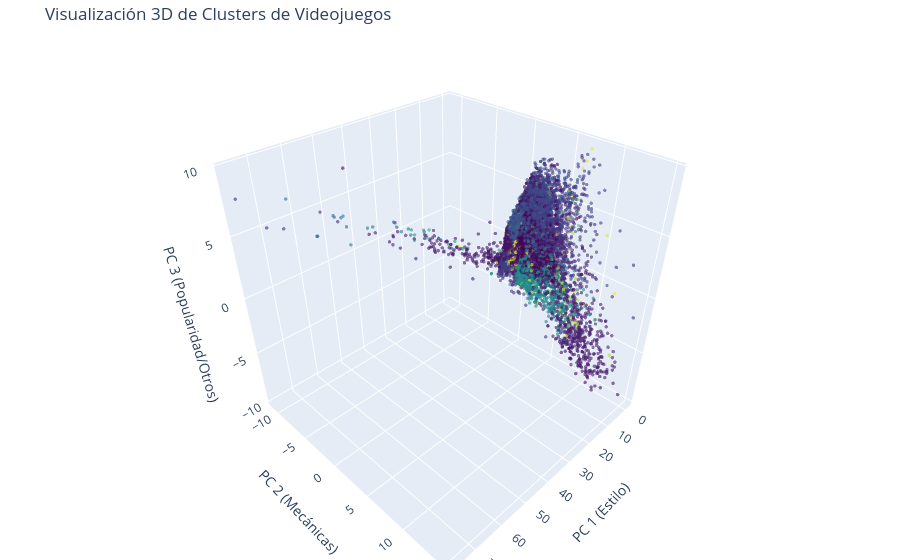

The notebook cell saved with this chart:
### Code cell
# 1. Primero, eliminamos duplicados en el índice para evitar el error
# Esto mantiene solo la primera aparición de cada juego
SteamDataFinal = SteamDataFinal[~SteamDataFinal.index.duplicated(keep='first')]

# 2. Ahora sí, ejecutamos el PCA 3D
pca_3d = PCA(n_components=3)
data_3d = pca_3d.fit_transform(data_scaled) # Asegúrate que data_scaled tenga el mismo número de filas que SteamDataFinal ahora

# 3. Creamos el DataFrame de visualización
df_visualizacion = pd.DataFrame(data=data_3d, columns=['PC1', 'PC2', 'PC3'])

# OJO AQUÍ: Como reseteamos SteamDataFinal, lo mejor es usar .values 
# para que no intente comparar los índices de nuevo
df_visualizacion['Juego'] = SteamDataFinal.index
df_visualizacion['Cluster'] = SteamDataFinal['cluster'].values # .values evita el error de reindexación

# 4. Y ahora el gráfico (el resto del código de 'go' igual que antes)

# 3. Creamos la figura con Graph Objects
fig = go.Figure(data=[go.Scatter3d(
    x=df_visualizacion['PC1'],
    y=df_visualizacion['PC2'],
    z=df_visualizacion['PC3'],
    mode='markers',
    marker=dict(
        size=2,                  # Puntos pequeños para que no se amontonen (son 27k juegos)
        color=df_visualizacion['Cluster'], # El color varía según el cluster
        colorscale='Viridis',    # Una escala de colores profesional
        opacity=0.6              # Un poco de transparencia para ver la densidad
    ),
    text=df_visualizacion['Juego'], # El nombre que aparecerá al pasar el cursor
    hoverinfo='text'
)])

# 4. Personalización del diseño (Layout)
fig.update_layout(
    title='Visualización 3D de Clusters de Videojuegos',
    scene=dict(
        xaxis=dict(title='PC 1 (Estilo)'),
        yaxis=dict(title='PC 2 (Mecánicas)'),
        zaxis=dict(title='PC 3 (Popularidad/Otros)')
    ),
    margin=dict(l=0, r=0, b=0, t=40) # Aprovechar todo el espacio
)

# 5. Mostrar
fig.show()

### Figure 1 — Plotly figure (JSON) as saved in the notebook; plotly's stock layout.template omitted (floating-point values rounded to 4 significant figures; data arrays with more than 128 entries replaced by an {"elided": "..."} marker saying what was removed)
{"data": [{"hoverinfo": "text", "marker": {"color": {"elided": "27033 int values"}, "colorscale": [[0, "#440154"], [0.1111, "#482878"], [0.2222, "#3e4989"], [0.3333, "#31688e"], [0.4444, "#26828e"], [0.5556, "#1f9e89"], [0.6667, "#35b779"], [0.7778, "#6ece58"], [0.8889, "#b5de2b"], [1, "#fde725"]], "opacity": 0.6, "size": 2}, "mode": "markers", "text": {"elided": "27033 str values"}, "type": "scatter3d", "x": {"elided": "27033 float values"}, "y": {"elided": "27033 float values"}, "z": {"elided": "27033 float values"}}], "layout": {"margin": {"b": 0, "l": 0, "r": 0, "t": 40}, "scene": {"xaxis": {"title": {"text": "PC 1 (Estilo)"}}, "yaxis": {"title": {"text": "PC 2 (Mecánicas)"}}, "zaxis": {"title": {"text": "PC 3 (Popularidad/Otros)"}}}, "title": {"text": "Visualización 3D de Clusters de Videojuegos"}}}
